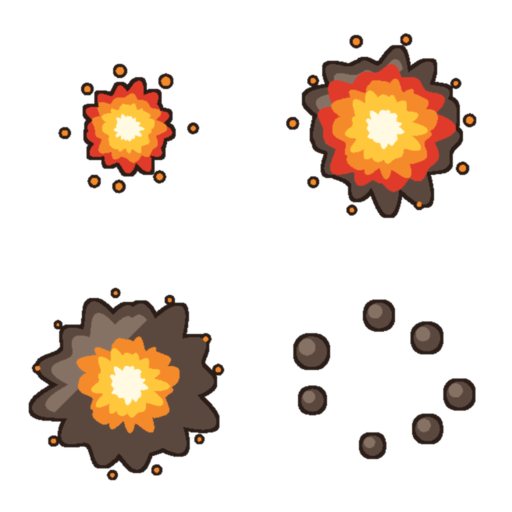
#> input picture art_src/vfx/raw/_ref_hit_explode.png, 1024 x 1024 px, given in place of act_codex.png, which was not available (shown at 1/2 size)
$ python process_act_codex.py ../../../art_src/vfx/raw/_ref_hit_explode.png
#> lines starting #> are read from the running program, lines starting #| are printed output that depends on the picture; pictures that were not available may be replaced by others from this repository, and a replacement may not be noted
### docs/prompt/ui/process_ui_icons.py
#!/usr/bin/env python3
"""把 4x4 洋红底图标大图切成 16 张透明 PNG，压平渐变，归一化成统一画布。

为什么不用 rembg：这批图标有很粗的深色描边，rembg 常把描边外沿一起吃掉；
底色是纯洋红，键控更准也更快。

为什么要归一化成正方形画布：UiKit.Icon 用 preserveAspect 渲染，
如果按内容紧裁，宽扁的「横扫」和瘦高的「墨瓶」在同一个 size 下视觉大小会差很多。
统一放进 128x128、内容占 82%，各图标的视觉重量才一致。

    .venv-mock/bin/python docs/prompt/ui/process_ui_icons.py [大图名] [--flat N]

大图名默认 ui_icons_flat3.png。--flat N 指定量化色数，0 表示不压平。
"""
import os
import sys
from collections import Counter

from PIL import Image, ImageFilter

ASSETS = os.environ.get(
    "GAME_ASSETS", "/Users/rosa/rosa_games/game_assets/black-rosa/assets")
SPLIT = os.path.join(ASSETS, "split")
NOBG = os.path.join(ASSETS, "nobg")
FINAL = os.path.join(ASSETS, "final")

CANVAS = 128
CONTENT = 0.82          # 内容占画布比例
COLS, ROWS = 4, 4

NAMES = [
    "ico_damage", "ico_guns", "ico_rate", "ico_gold",
    "ico_hp", "ico_burst", "ico_halt", "ico_rage",
    "ico_sweep", "ico_splash", "ico_mend", "ico_stamina",
    "ico_ink", "ico_star", "ico_energy", "ico_lock",
]

SRC = "ui_icons_flat3.png"
FLAT = 6
CONTACT = "_contact.png"
_args = sys.argv[1:]
if _args and not _args[0].startswith("--"):
    SRC = _args.pop(0)


def _opt(flag, cast=str, default=None):
    if flag not in _args:
        return default
    return cast(_args[_args.index(flag) + 1])


FLAT = _opt("--flat", int, FLAT)
# 底栏图标是单独一张 2x2 的图，网格和名字都和主图标表不一样，
# 所以这三项可以从命令行覆盖，不用再抄一份两百行的切图流程。
COLS = _opt("--cols", int, COLS)
ROWS = _opt("--rows", int, ROWS)
CANVAS = _opt("--canvas", int, CANVAS)
_names = _opt("--names", str)
if _names:
    NAMES = _names.split(",")
CONTACT = _opt("--contact", str, CONTACT)
RAW = os.path.join(ASSETS, "raw", SRC)


def bg_color(img):
    """从四条边采样背景色，用中位数避免个别像素带偏。"""
    w, h = img.size
    px = img.load()
    samples = []
    for x in range(0, w, 4):
        samples.append(px[x, 0][:3])
        samples.append(px[x, h - 1][:3])
    for y in range(0, h, 4):
        samples.append(px[0, y][:3])
        samples.append(px[w - 1, y][:3])
    samples.sort()
    return samples[len(samples) // 2]


def key_out(cell, bg, t0=58.0, t1=104.0):
    """洋红键控。先按色距算 alpha，再腐蚀 1px 去掉彩色毛边，最后轻微羽化。"""
    cell = cell.convert("RGBA")
    w, h = cell.size
    px = cell.load()
    br, bg_, bb = bg
    alpha = Image.new("L", (w, h))
    ap = alpha.load()
    span = max(1.0, t1 - t0)
    for y in range(h):
        for x in range(w):
            r, g, b, _ = px[x, y]
            d = ((r - br) ** 2 + (g - bg_) ** 2 + (b - bb) ** 2) ** 0.5
            t = (d - t0) / span
            ap[x, y] = 0 if t <= 0 else (255 if t >= 1 else int(t * 255))
    # 腐蚀一圈去洋红毛边。腐蚀量必须跟着格子尺寸走：2048 的大图每格 512px，
    # 溢色带有好几像素宽，只腐蚀 1px 会把洋红残留留在深描边里 —— 量化时它会被
    # 固化成一个栗红色槽（实测最暗色出现 (124,36,61) 这种 R、B 同时高过 G 的值），
    # 16 张图的描边色就散了。描边本身很厚，按比例掉 2~3px 在成品 128px 上看不出来。
    k = 3 if w < 200 else (5 if w < 400 else 7)
    alpha = alpha.filter(ImageFilter.MinFilter(k))
    alpha = alpha.filter(ImageFilter.GaussianBlur(max(0.6, w / 420.0)))
    cell.putalpha(alpha)
    return cell


def drop_bleed(img, keep_ratio=0.30, thr=40):
    """丢掉邻格越界进来的碎片。

    等分切格时，相邻图标的尖端会越过边界落进本格；归一化按包围盒算，
    碎片会把包围盒撑大，真图标就被缩小还偏心。
    判据：连通块「贴着格子边缘」且「面积远小于主体」才删 —— 真图标四周有
    留白不会碰边，而越界碎片必然碰边。这样又不会误删速度线、定身的小顿点
    那类合法的分离细节（它们不碰边）。
    """
    w, h = img.size
    a = img.split()[3].load()
    label = [[0] * w for _ in range(h)]
    comps = []          # (面积, 是否碰边, 像素表)
    cur = 0
    for sy in range(h):
        for sx in range(w):
            if a[sx, sy] <= thr or label[sy][sx]:
                continue
            cur += 1
            stack = [(sx, sy)]
            label[sy][sx] = cur
            pix = []
            edge = False
            while stack:
                x, y = stack.pop()
                pix.append((x, y))
                if x == 0 or y == 0 or x == w - 1 or y == h - 1:
                    edge = True
                for nx, ny in ((x + 1, y), (x - 1, y), (x, y + 1), (x, y - 1)):
                    if 0 <= nx < w and 0 <= ny < h and not label[ny][nx] and a[nx, ny] > thr:
                        label[ny][nx] = cur
                        stack.append((nx, ny))
            comps.append((len(pix), edge, pix))
    if not comps:
        return img, 0
    biggest = max(c[0] for c in comps)
    alpha = img.split()[3]
    ap = alpha.load()
    killed = 0
    for area, edge, pix in comps:
        if edge and area < biggest * keep_ratio:
            for x, y in pix:
                ap[x, y] = 0
            killed += 1
    img = img.copy()
    img.putalpha(alpha)
    return img, killed


# [92 lines left out: functions flatten, normalize, main, not called in this run]


# [2 lines that do not run on import are left out]

### docs/prompt/ui/process_act_codex.py
#!/usr/bin/env python3
"""出征页「图鉴」贴纸：raw/act_codex.png 抠成透明图，尺寸对齐其它 ico_act_*。

提示词见 act_codex_prompt.txt。底色是偏玫红的洋红，按四边采样。
"""
import os
import sys

from PIL import Image

HERE = os.path.dirname(__file__)
ROOT = os.path.abspath(os.path.join(HERE, "..", "..", ".."))
RAW = os.path.join(ROOT, "docs", "prompt", "ui", "raw", "act_codex.png")
DEST = os.path.join(ROOT, "Assets", "Resources", "Art", "Ui", "ico_act_codex.png")
sys.argv = sys.argv[:1]
sys.path.insert(0, HERE)
from process_ui_icons import bg_color, key_out, drop_bleed  # noqa: E402

MAX_SIDE = 210


def main():
    sheet = Image.open(RAW).convert("RGBA")
    bg = bg_color(sheet)
#> after the loop in bg_color, `for x in range(0, w, 4):`: samples = 512 items, first 6: (255, 255, 255), (255, 255, 255), (255, 255, 255), (255, 255, 255), (255, 255, 255), (255, 255, 255)
#> after the loop in bg_color, `for y in range(0, h, 4):`: samples = 1024 items, first 6: (255, 255, 255), (255, 255, 255), (255, 255, 255), (255, 255, 255), (255, 255, 255), (255, 255, 255)
#> bg = (255, 255, 255)
    print("bg", bg)
#| bg (255, 255, 255)
    # 红包红的书皮离玫红底只有 ~100 的色距，阈值收紧免得书皮发透。
    cut, _ = drop_bleed(key_out(sheet, bg, t0=28.0, t1=56.0))
#> in key_out, `br, bg_, bb = bg`: br = 255
#> in key_out, `alpha = Image.new("L", (w, h))`: alpha: PIL image 1024x1024 L; every value is 0
#> in key_out, `alpha = alpha.filter(ImageFilter.MinFilter(k))`:
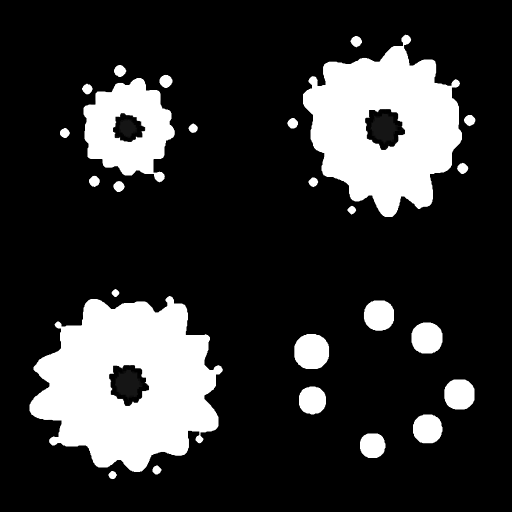
#> alpha: PIL image 1024x1024 L (shown at 1/2 size); min 0, max 255, mean 50.3
#> in key_out, `alpha = alpha.filter(ImageFilter.GaussianBlur(max(0.6, w / 420.0)))`:
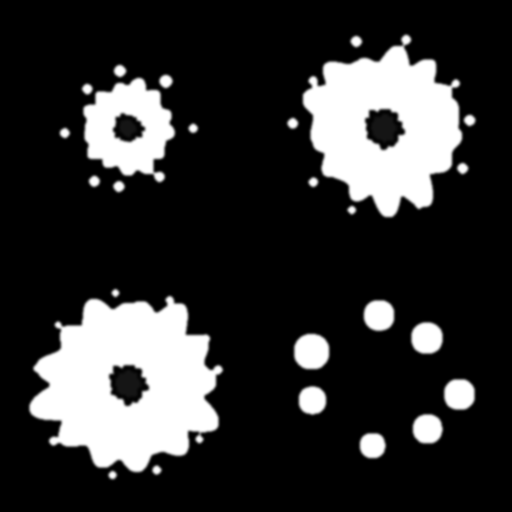
#> alpha: PIL image 1024x1024 L (shown at 1/2 size); min 0, max 255, mean 50.3
#> in key_out, `cell.putalpha(alpha)`:
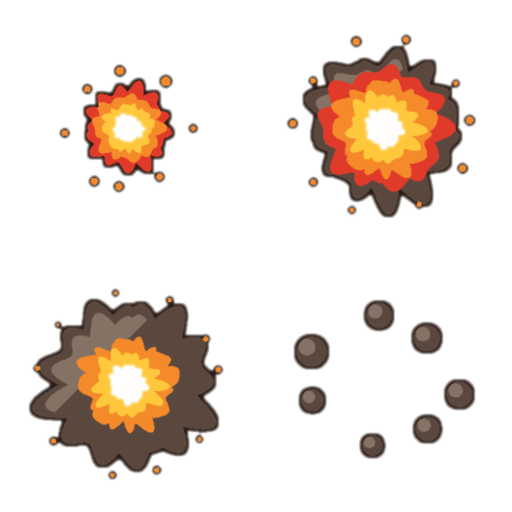
#> cell: PIL image 1024x1024 RGBA (shown at 1/2 size); mean R, G, B, A 231.2, 219.8, 211.1, 50.3; transparent parts drawn white
#> in drop_bleed, `w, h = img.size`: w = 1024
#> in drop_bleed, `label = [[0] * w for _ in range(h)]`: label = 1024 items
    cut = cut.crop(cut.getbbox())
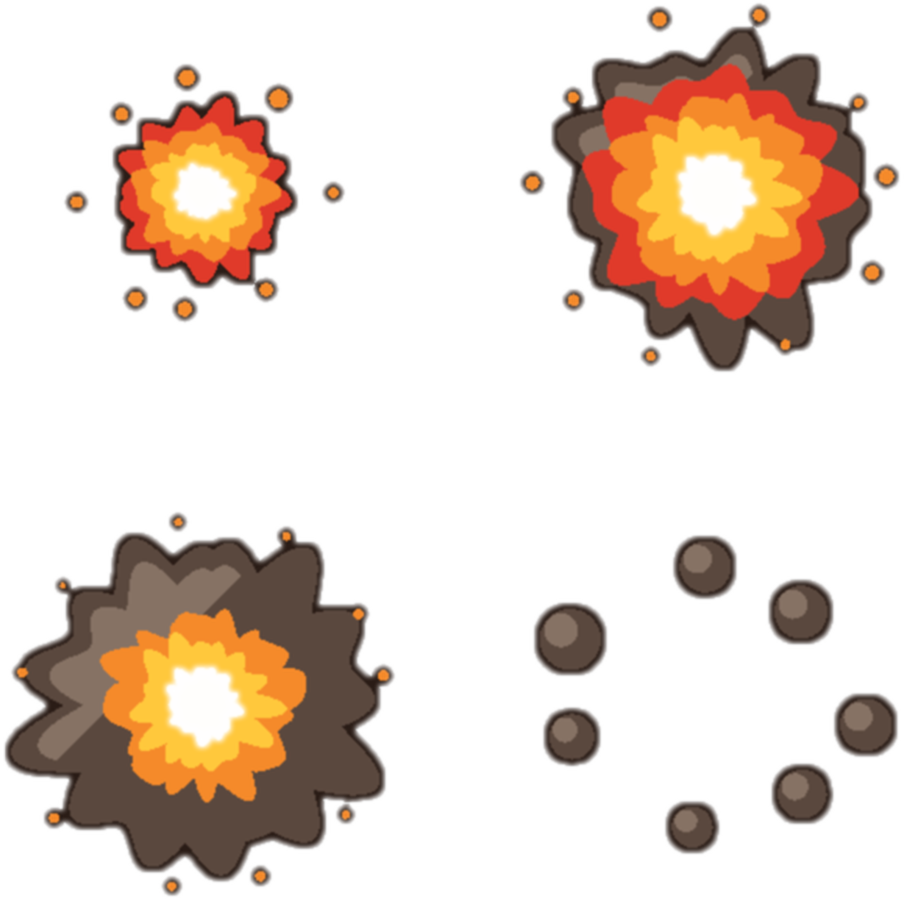
#> cut: PIL image 904x900 RGBA; mean R, G, B, A 224.3, 209.7, 198.4, 64.8; transparent parts drawn white
    scale = MAX_SIDE / max(cut.width, cut.height)
#> scale = 0.232
    cut = cut.resize((max(1, round(cut.width * scale)), max(1, round(cut.height * scale))), Image.LANCZOS)
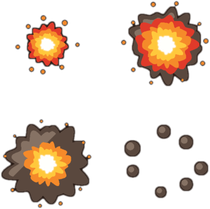
#> cut: PIL image 210x209 RGBA; mean R, G, B, A 48.3, 33.6, 22.4, 64.8; transparent parts drawn white
    cut.save(DEST, optimize=True)
    print(os.path.basename(DEST), cut.size, os.path.getsize(DEST))
#| ico_act_codex.png (210, 209) 36655


if __name__ == "__main__":
    main()

$ run again, on art_src/vfx/raw/v2_ice_crust.png
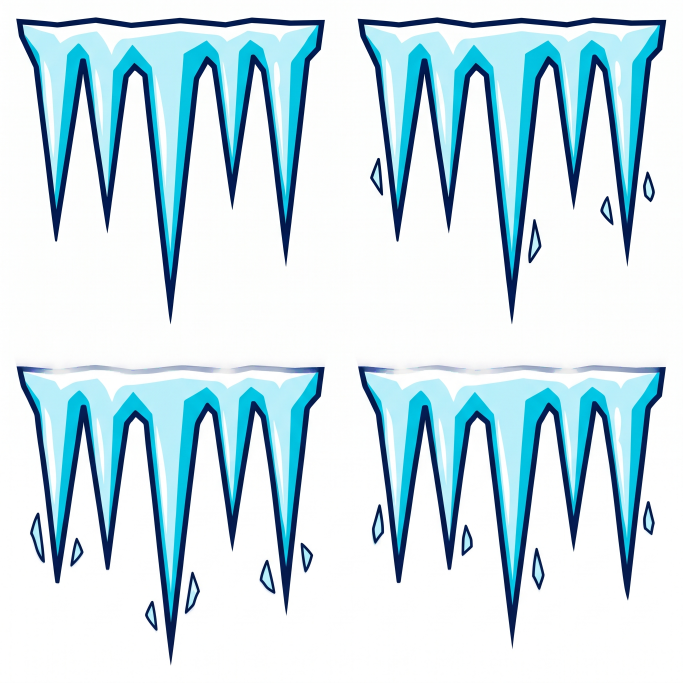
#> input picture art_src/vfx/raw/v2_ice_crust.png, 2048 x 2048 px, given in place of act_codex.png, which was not available (shown at 1/3 size)
#> after the loop in bg_color, `for x in range(0, w, 4):`: samples = 1024 items, first 6: (254, 255, 255), (254, 254, 252), (253, 254, 255), (254, 254, 252), (253, 253, 251), (253, 253, 253)
#> after the loop in bg_color, `for y in range(0, h, 4):`: samples = 2048 items, first 6: (254, 255, 255), (254, 254, 252), (253, 254, 255), (254, 254, 252), (253, 253, 251), (253, 253, 253)
#> bg = (254, 254, 252)
#| bg (254, 254, 252)
#> br = 254; bb = 252
#> in key_out, `cell.putalpha(alpha)`:
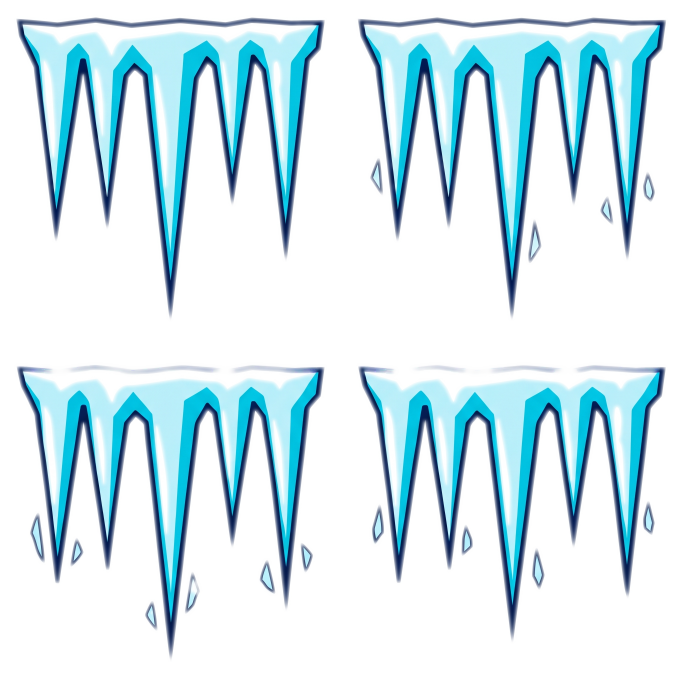
#> cell: PIL image 2048x2048 RGBA (shown at 1/3 size); mean R, G, B, A 201.7, 224.9, 233.3, 66.3; transparent parts drawn white
#> in drop_bleed, `w, h = img.size`: w = 2048
#> label = 2048 items
#> in main, `cut = cut.resize((max(1, round(cut.width * scale)), max(1, round(cut.h..`:
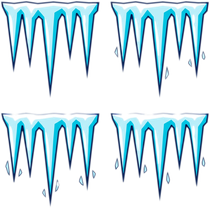
#> cut: PIL image 210x208 RGBA; mean R, G, B, A 45.5, 71.1, 83.5, 72.7; transparent parts drawn white
#| ico_act_codex.png (210, 208) 59330

$ run again, on art_src/vfx/raw/v2_pair_blightfire.png
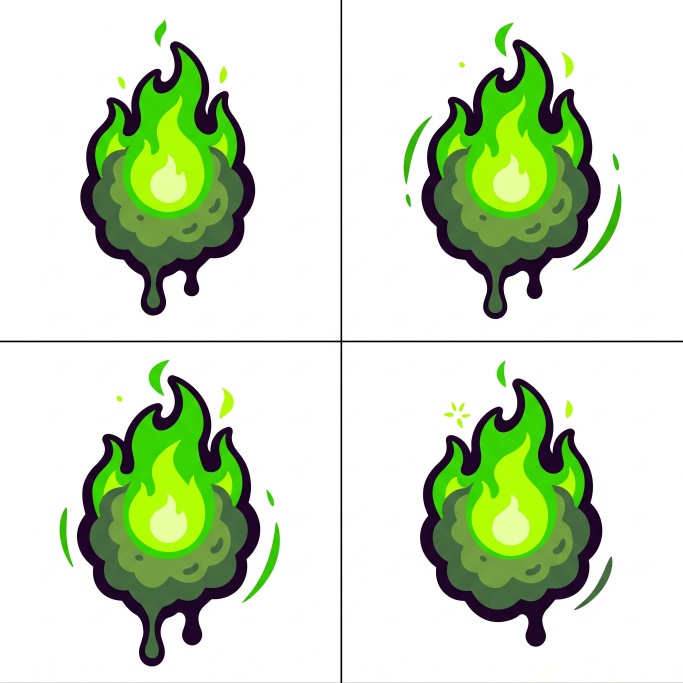
#> input picture art_src/vfx/raw/v2_pair_blightfire.png, 2048 x 2048 px, given in place of act_codex.png, which was not available (shown at 1/3 size)
#> after the loop in bg_color, `for x in range(0, w, 4):`: samples = 1024 items, first 6: (255, 255, 255), (181, 183, 182), (255, 255, 255), (184, 186, 185), (255, 255, 255), (183, 185, 184)
#> after the loop in bg_color, `for y in range(0, h, 4):`: samples = 2048 items, first 6: (255, 255, 255), (181, 183, 182), (255, 255, 255), (184, 186, 185), (255, 255, 255), (183, 185, 184)
#> bg = (255, 255, 255)
#| bg (255, 255, 255)
#> br = 255
#> in key_out, `alpha = alpha.filter(ImageFilter.GaussianBlur(max(0.6, w / 420.0)))`:
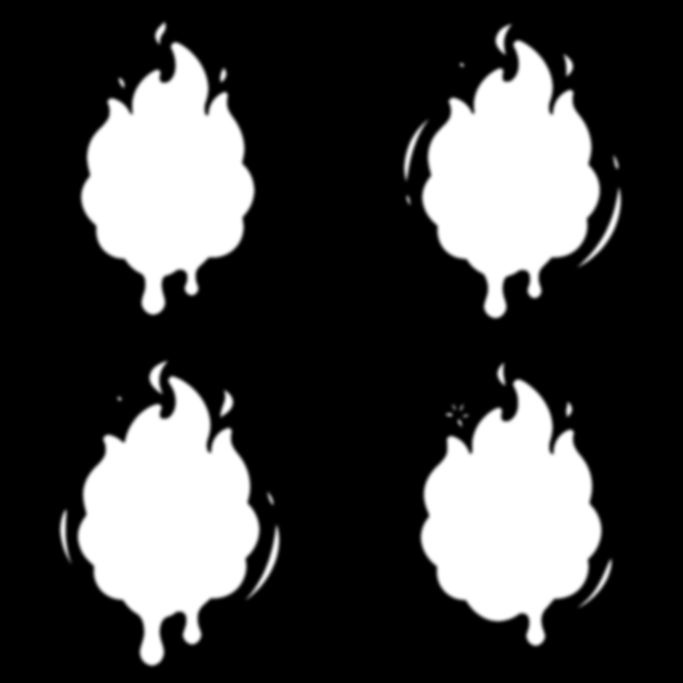
#> alpha: PIL image 2048x2048 L (shown at 1/3 size); min 0, max 255, mean 65.3
#> in drop_bleed, `w, h = img.size`: w = 2048
#> label = 2048 items
#> in main, `cut = cut.resize((max(1, round(cut.width * scale)), max(1, round(cut.h..`:
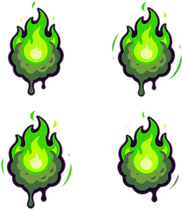
#> cut: PIL image 183x210 RGBA; mean R, G, B, A 36, 55.1, 20.5, 82.2; transparent parts drawn white
#| ico_act_codex.png (183, 210) 42596
